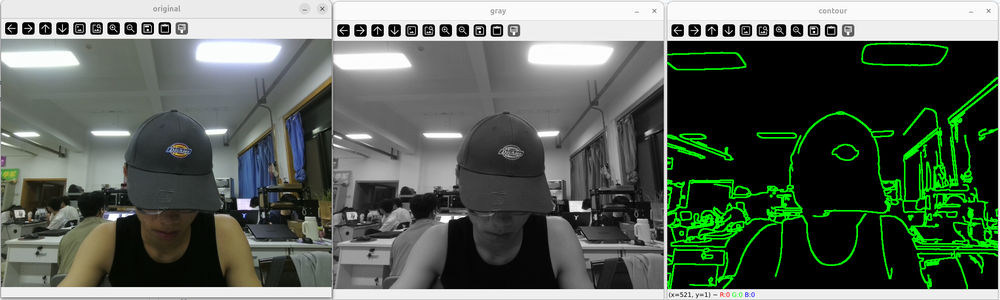
#> input picture part2_python/截图 2026-09-26 19-16-29.png, 1000 x 300 px, shrunk from 1936 x 580 before the run, given in place of the camera
$ python camera.py
#> lines starting #> are read from the running program, lines starting #| are printed output that depends on the picture; after the words box and inside, x2 and y2 are one past the last pixel; in counts of white or black regions, pixels touching at a corner belong together
import cv2
import numpy as np
import os
import sys

# ========== 启动立刻打印 PID、PPID、Python路径、版本 ==========
pid = os.getpid()
ppid = os.getppid()
python_path = sys.executable
python_version = sys.version
print(f"PID: {pid}")
print(f"PPID: {ppid}")
print(f"Python可执行文件路径: {python_path}")
print(f"Python版本: {python_version}")

# 打开默认内置摄像头 0
cap = cv2.VideoCapture(0)
if not cap.isOpened():
    print("摄像头打开失败")
    exit()

# 获取视频宽高、帧率，用于视频保存
frame_width = int(cap.get(cv2.CAP_PROP_FRAME_WIDTH))
frame_height = int(cap.get(cv2.CAP_PROP_FRAME_HEIGHT))
fps = cap.get(cv2.CAP_PROP_FPS)
fourcc = cv2.VideoWriter_fourcc(*'mp4v')
out = cv2.VideoWriter("raw_capture.mp4", fourcc, fps, (frame_width, frame_height))


while True:
    ret, frame = cap.read()
#> frame is the input picture: shape (300, 1000, 3); mean B, G, R 90.6, 101.5, 91
    if not ret:
        print("读取帧失败")
        break

    # 写入原始画面到视频文件
    out.write(frame)

    # 1.原图
    original = frame.copy()
    # 2.灰度图
    gray = cv2.cvtColor(frame, cv2.COLOR_BGR2GRAY)
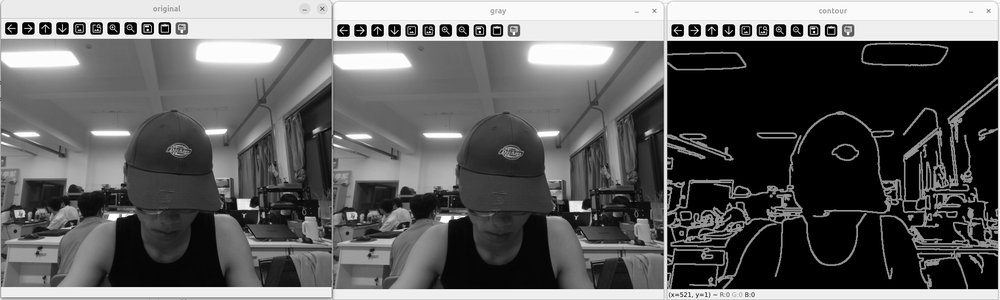
#> gray: shape (300, 1000); min 0, max 255, mean 97.1

    # 3.轮廓提取
    blur = cv2.GaussianBlur(gray, (5,5),0)
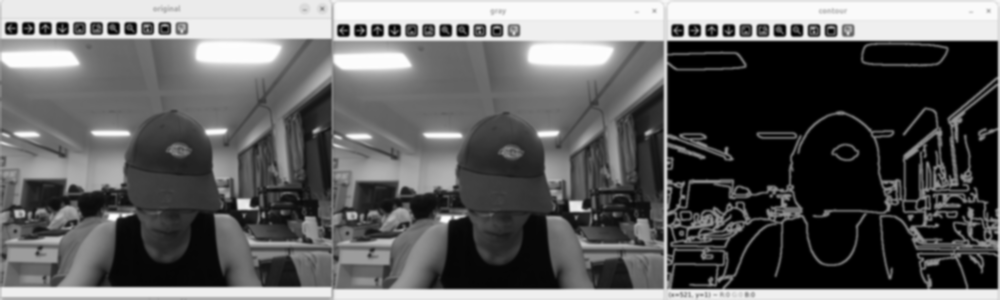
#> blur: shape (300, 1000); min 0, max 254, mean 97.1
    canny = cv2.Canny(blur, 50,150)
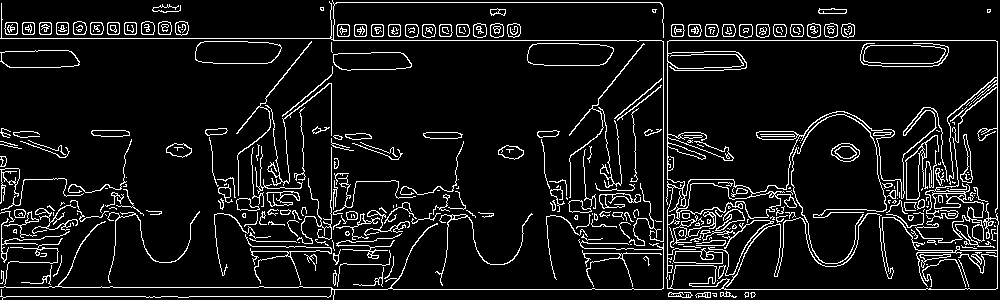
#> canny: shape (300, 1000); 8.7% white in thin lines or dots
    contours, _ = cv2.findContours(canny, cv2.RETR_EXTERNAL, cv2.CHAIN_APPROX_SIMPLE)
#> contours = 310 contours, 196 with area under 20; largest, box (x1, y1, x2, y2) and area: (666, 40, 999, 290) 4296, (915, 137, 995, 248) 2196, (527, 43, 614, 66) 1712, (195, 41, 282, 64) 1711, (863, 45, 946, 64) 1347
    contour_img = np.zeros_like(frame)
    cv2.drawContours(contour_img, contours, -1, (0,255,0), 2)
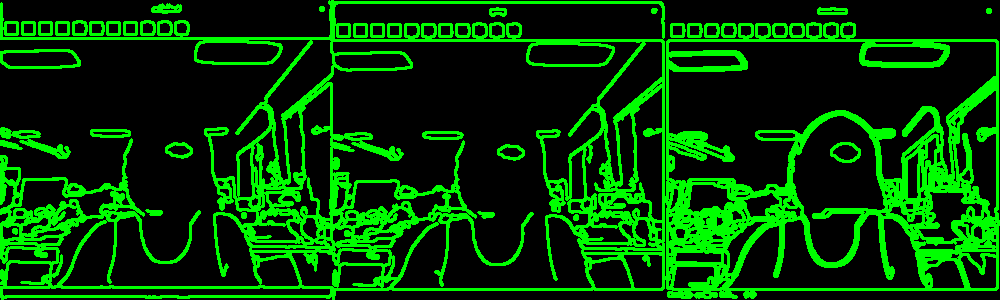
#> contour_img: shape (300, 1000, 3); mean of channels 0, 1, 2 0, 62.3, 0; drawn as B, G, R

    # 三个窗口：原始画面、灰度画面、轮廓提取
    cv2.imshow("original", original)
    cv2.imshow("gray", gray)
    cv2.imshow("contour", contour_img)

    if cv2.waitKey(1) & 0xFF == ord('q'):
#> (key q is pressed here)
        break

# 释放资源，保存视频
cap.release()
out.release()
cv2.destroyAllWindows()
print("程序结束，原始视频已保存至 raw_capture.mp4")
